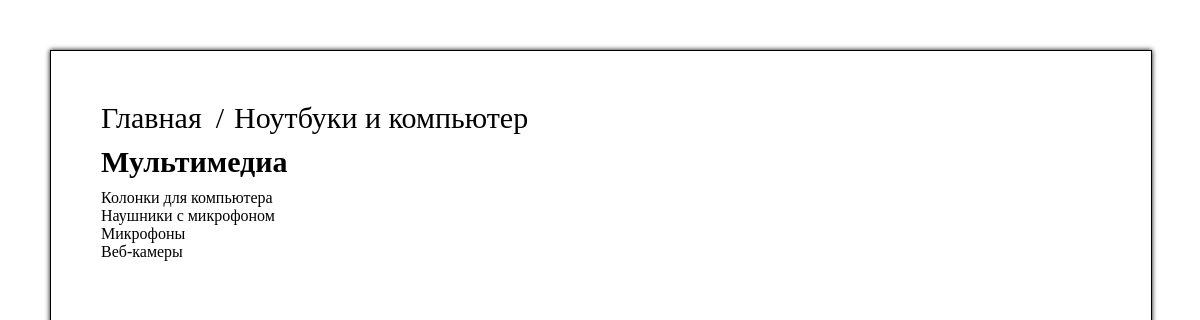
/menu/menu_01/level_02_menu_01/, run on the app's committed database.
### main/models.py (models this page shows, shortened)
class MenuLevel01(models.Model):
    name = models.CharField(max_length=50, db_index=True, verbose_name='Название')
    slug = models.SlugField(max_length=50, unique=True, db_index=True,verbose_name='URL')
    def __str__(self):
        return self.name
    class Meta:
        verbose_name = 'Основное Меню'
        verbose_name_plural = 'Основное Меню'
    def get_absolute_url(self):
        return reverse('menu_01', kwargs={'slug_01': self.slug})

class MenuLevel02(models.Model):
    name = models.CharField(max_length=50, db_index=True, verbose_name='Название')
    slug = models.SlugField(max_length=50, unique=True, db_index=True,verbose_name='URL')
    cat = models.ForeignKey(MenuLevel01,on_delete=models.PROTECT,verbose_name='Категория меню')
    def __str__(self):
        return self.name
    class Meta:
        verbose_name = 'Меню 2 уровня'
        verbose_name_plural = 'Меню 2 уровня'

class MenuLevel03(models.Model):
    name = models.CharField(max_length=50, db_index=True, verbose_name='Название')
    slug = models.SlugField(max_length=50, unique=True, db_index=True,verbose_name='URL')
    cat = models.ForeignKey(MenuLevel02,on_delete=models.PROTECT,verbose_name='Категория меню')
    class Meta:
        verbose_name = 'Меню 3 уровня'
        verbose_name_plural = 'Меню 3 уровня'
    def get_absolute_url(self):
        return reverse('menu_03', kwargs={'slug_03': self.slug,'slug_02': self.cat.slug,'slug_01': self.cat.cat.slug})

### main/views.py (the view)
# urls.py: path('menu/<slug:slug_01>/<slug:slug_02>/', views.menu_02, name='menu_02'),
def menu_02(request, slug_01, slug_02):
    menu_03 = MenuLevel03.objects.filter(cat__slug=slug_02).select_related('cat__cat')
    my_objects = MenuLevel02.objects.get(slug=slug_02)
    title = my_objects
    parent = my_objects.cat
    return render(request, 'main/menu_detail.html', {'menu_03': menu_03,'title': title,'parent': parent})

### main/templates/main/menu_detail.html (shortened to what this page needs)
{% extends 'main/base.html' %}
{% block content %}
<a class="go_home" href="{% url 'home' %}">Главная</a>
{% if parent %}
<p class="inline">/</p><a class="go_home" href="{{ parent.get_absolute_url }}">{{ parent }}</a>
{% endif %}
<h1 class="title">{{ title }}</h1>
<ul>
    {% for m_03 in menu_03 %}
    <li><a href="{{ m_03.get_absolute_url }}">{{ m_03.name }}</a></li>
    {% endfor %}
</ul>
{% endblock %}

### main/templates/main/base.html (shortened to what this page needs)
{% load static %}
{% load main_tags %}
<html lang="ru">
<head>
    <link rel="stylesheet" href="{% static 'main/css/main.css' %}">
</head>
<body>
    {% block content %}
    {% endblock %}
</body>
</html>

### main/static/main/css/main.css (style rules this page uses)
* { margin: 0; padding: 0; list-style: none; text-decoration: none; }
body { width: 1000px; height: 600px; margin: 50px; padding: 50px; border: solid 1px black; box-shadow: 0 0 5px black; }
a { color: black; }
a.go_home { font-size: 30px; }
h1.title { font-size: 30px; margin-top: 10px; margin-bottom: 10px; }
p.inline { display: inline; font-size: 30px; margin-left: 10px; margin-right: 10px; }

### data on the page
MenuLevel01: name "Ноутбуки и компьютер"
MenuLevel02: name "Мультимедиа"
MenuLevel03: name "Колонки для компьютера"
MenuLevel03: name "Наушники с микрофоном"
MenuLevel03: name "Микрофоны"
MenuLevel03: name "Веб-камеры"
